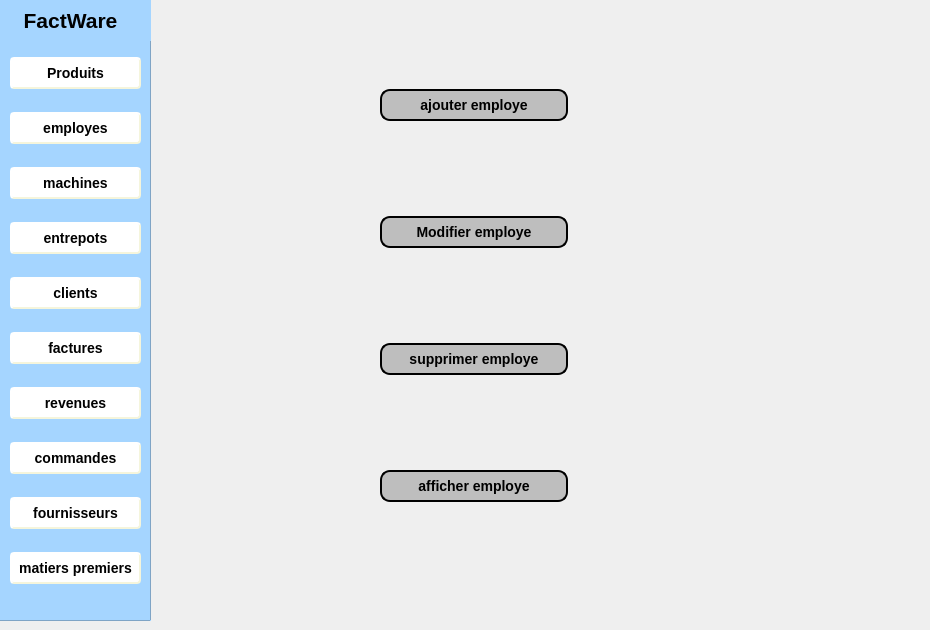
      <widget class="QWidget" name="page_10">
       <widget class="QLabel" name="label_122">
        <property name="geometry">
         <rect>
          <x>150</x>
          <y>0</y>
          <width>771</width>
          <height>621</height>
         </rect>
        </property>
        <property name="text">
         <string/>
        </property>
        <property name="pixmap">
         <pixmap>../../Desktop/employes.jpg</pixmap>
        </property>
        <property name="scaledContents">
         <bool>true</bool>
        </property>
       </widget>
       <widget class="QFrame" name="frame_6">
        <property name="geometry">
         <rect>
          <x>-10</x>
          <y>0</y>
          <width>161</width>
          <height>621</height>
         </rect>
        </property>
        <property name="styleSheet">
         <string notr="true">QFrame{
background-color:rgb(165, 213, 255);}</string>
        </property>
        <property name="frameShape">
         <enum>QFrame::StyledPanel</enum>
        </property>
        <property name="frameShadow">
         <enum>QFrame::Raised</enum>
        </property>
        <widget class="QLabel" name="label_123">
         <property name="geometry">
          <rect>
           <x>0</x>
           <y>0</y>
           <width>161</width>
           <height>41</height>
          </rect>
         </property>
         <property name="text">
          <string>&lt;html&gt;&lt;head/&gt;&lt;body&gt;&lt;p align=&quot;center&quot;&gt;&lt;span style=&quot; font-size:16pt; font-weight:600;&quot;&gt;FactWare&lt;/span&gt;&lt;/p&gt;&lt;/body&gt;&lt;/html&gt;</string>
         </property>
        </widget>
        <widget class="QWidget" name="layoutWidget_16">
         <property name="geometry">
          <rect>
           <x>20</x>
           <y>40</y>
           <width>131</width>
           <height>561</height>
          </rect>
         </property>
         <layout class="QVBoxLayout" name="verticalLayout_21">
          <item>
           <widget class="QPushButton" name="pushButton_87">
            <property name="styleSheet">
             <string notr="true">QPushButton {
    background-color: white;
    border-style: outset;
    border-width: 2px;
    border-radius: 4px;
    border-color: beige;
    font: bold 14px;
    min-width: 5em;
    padding: 6px;
}
QPushButton:pressed {
    background-color:gray;
    border-style: inset;
}</string>
            </property>
            <property name="text">
             <string>Produits</string>
            </property>
           </widget>
          </item>
          <item>
           <widget class="QPushButton" name="pushButton_88">
            <property name="styleSheet">
             <string notr="true">QPushButton {
    background-color: white;
    border-style: outset;
    border-width: 2px;
    border-radius: 4px;
    border-color: beige;
    font: bold 14px;
    min-width: 5em;
    padding: 6px;
}
QPushButton:pressed {
    background-color:gray;
    border-style: inset;
}</string>
            </property>
            <property name="text">
             <string>employes</string>
            </property>
            <property name="icon">
             <iconset>
              <normaloff>../../Desktop/images qt/fleche_droite.png</normaloff>../../Desktop/images qt/fleche_droite.png</iconset>
            </property>
           </widget>
          </item>
          <item>
           <widget class="QPushButton" name="pushButton_89">
            <property name="styleSheet">
             <string notr="true">QPushButton {
    background-color: white;
    border-style: outset;
    border-width: 2px;
    border-radius: 4px;
    border-color: beige;
    font: bold 14px;
    min-width: 5em;
    padding: 6px;
}
QPushButton:pressed {
    background-color:gray;
    border-style: inset;
}</string>
            </property>
            <property name="text">
             <string>machines</string>
            </property>
           </widget>
          </item>
          <item>
           <widget class="QPushButton" name="pushButton_90">
            <property name="styleSheet">
             <string notr="true">QPushButton {
    background-color: white;
    border-style: outset;
    border-width: 2px;
    border-radius: 4px;
    border-color: beige;
    font: bold 14px;
    min-width: 5em;
    padding: 6px;
}
QPushButton:pressed {
    background-color:gray;
    border-style: inset;
}</string>
            </property>
            <property name="text">
             <string>entrepots</string>
            </property>
           </widget>
          </item>
          <item>
           <widget class="QPushButton" name="client_5">
            <property name="styleSheet">
             <string notr="true">QPushButton {
    background-color: white;
    border-style: outset;
    border-width: 2px;
    border-radius: 4px;
    border-color: beige;
    font: bold 14px;
    min-width: 5em;
    padding: 6px;
}
QPushButton:pressed {
    background-color:gray;
    border-style: inset;
}</string>
            </property>
            <property name="text">
             <string>clients</string>
            </property>
           </widget>
          </item>
          <item>
           <widget class="QPushButton" name="pushButton_91">
            <property name="styleSheet">
             <string notr="true">QPushButton {
    background-color: white;
    border-style: outset;
    border-width: 2px;
    border-radius: 4px;
    border-color: beige;
    font: bold 14px;
    min-width: 5em;
    padding: 6px;
}
QPushButton:pressed {
    background-color:gray;
    border-style: inset;
}</string>
            </property>
            <property name="text">
             <string>factures</string>
            </property>
           </widget>
          </item>
          <item>
           <widget class="QPushButton" name="pushButton_92">
            <property name="styleSheet">
             <string notr="true">QPushButton {
    background-color: white;
    border-style: outset;
    border-width: 2px;
    border-radius: 4px;
    border-color: beige;
    font: bold 14px;
    min-width: 5em;
    padding: 6px;
}
QPushButton:pressed {
    background-color:gray;
    border-style: inset;
}</string>
            </property>
            <property name="text">
             <string>revenues</string>
            </property>
           </widget>
          </item>
          <item>
           <widget class="QPushButton" name="pushButton_93">
            <property name="styleSheet">
             <string notr="true">QPushButton {
    background-color: white;
    border-style: outset;
    border-width: 2px;
    border-radius: 4px;
    border-color: beige;
    font: bold 14px;
    min-width: 5em;
    padding: 6px;
}
QPushButton:pressed {
    background-color:gray;
    border-style: inset;
}</string>
            </property>
            <property name="text">
             <string>commandes</string>
            </property>
            <property name="checkable">
             <bool>false</bool>
            </property>
           </widget>
          </item>
          <item>
           <widget class="QPushButton" name="pushButton_94">
            <property name="styleSheet">
             <string notr="true">QPushButton {
    background-color: white;
    border-style: outset;
    border-width: 2px;
    border-radius: 4px;
    border-color: beige;
    font: bold 14px;
    min-width: 5em;
    padding: 6px;
}
QPushButton:pressed {
    background-color:gray;
    border-style: inset;
}</string>
            </property>
            <property name="text">
             <string>fournisseurs</string>
            </property>
           </widget>
          </item>
          <item>
           <widget class="QPushButton" name="pushButton_95">
            <property name="styleSheet">
             <string notr="true">QPushButton {
    background-color: white;
    border-style: outset;
    border-width: 2px;
    border-radius: 4px;
    border-color: beige;
    font: bold 14px;
    min-width: 5em;
    padding: 6px;
}
QPushButton:pressed {
    background-color:gray;
    border-style: inset;
}</string>
            </property>
            <property name="text">
             <string>matiers premiers</string>
            </property>
           </widget>
          </item>
         </layout>
        </widget>
       </widget>
       <widget class="QWidget" name="layoutWidget_17">
        <property name="geometry">
         <rect>
          <x>380</x>
          <y>0</y>
          <width>188</width>
          <height>591</height>
         </rect>
        </property>
        <layout class="QVBoxLayout" name="verticalLayout_22">
         <item>
          <widget class="QPushButton" name="ajouter_3">
           <property name="cursor">
            <cursorShape>PointingHandCursor</cursorShape>
           </property>
           <property name="styleSheet">
            <string notr="true">QPushButton {
	font: 75 10pt &quot;MS Shell Dlg 2&quot;;
 background-color: rgb(190, 190, 190);
    border-style: outset;
    border-width: 2px;
    border-radius: 10px;
    border-color: black;
    font: bold 14px;
    min-width: 10em;
    padding: 6px;
}
QPushButton:pressed {
    background-color:(255, 255, 255, 10);
    border-style: inset;
  border-color: beige;
}</string>
           </property>
           <property name="text">
            <string>ajouter employe</string>
           </property>
           <property name="icon">
            <iconset>
             <normaloff>../../Desktop/images qt/icon1.png</normaloff>../../Desktop/images qt/icon1.png</iconset>
           </property>
          </widget>
         </item>
         <item>
          <widget class="QPushButton" name="modifier_3">
           <property name="cursor">
            <cursorShape>PointingHandCursor</cursorShape>
           </property>
           <property name="styleSheet">
            <string notr="true">QPushButton {
	font: 75 10pt &quot;MS Shell Dlg 2&quot;;
    background-color: rgb(190, 190, 190);
    border-style: outset;
    border-width: 2px;
    border-radius: 10px;
    border-color: black;
    font: bold 14px;
    min-width: 10em;
    padding: 6px;
}
QPushButton:pressed {
    background-color:(255, 255, 255, 10);
    border-style: inset;
  border-color: beige;
}</string>
           </property>
           <property name="text">
            <string>Modifier employe</string>
           </property>
           <property name="icon">
            <iconset>
             <normaloff>../../Desktop/images qt/icon2.png</normaloff>../../Desktop/images qt/icon2.png</iconset>
           </property>
          </widget>
         </item>
         <item>
          <widget class="QPushButton" name="supprimer_3">
           <property name="cursor">
            <cursorShape>PointingHandCursor</cursorShape>
           </property>
           <property name="styleSheet">
            <string notr="true">QPushButton {
	font: 75 10pt &quot;MS Shell Dlg 2&quot;;
    background-color: rgb(190, 190, 190);
    border-style: outset;
    border-width: 2px;
    border-radius: 10px;
    border-color: black;
    font: bold 14px;
    min-width: 10em;
    padding: 6px;
}
QPushButton:pressed {
    background-color:(255, 255, 255, 10);
    border-style: inset;
  border-color: beige;
}</string>
           </property>
           <property name="text">
            <string>supprimer employe</string>
           </property>
           <property name="icon">
            <iconset>
             <normaloff>../../Desktop/images qt/icon3.png</normaloff>../../Desktop/images qt/icon3.png</iconset>
           </property>
          </widget>
         </item>
         <item>
          <widget class="QPushButton" name="afficher_3">
           <property name="cursor">
            <cursorShape>PointingHandCursor</cursorShape>
           </property>
           <property name="styleSheet">
            <string notr="true">QPushButton {
	font: 75 10pt &quot;MS Shell Dlg 2&quot;;
    background-color: rgb(190, 190, 190);
    border-style: outset;
    border-width: 2px;
    border-radius: 10px;
    border-color: black;
    font: bold 14px;
    min-width: 10em;
    padding: 6px;
}
QPushButton:pressed {
    background-color:(255, 255, 255, 10);
    border-style: inset;
  border-color: beige;
}</string>
           </property>
           <property name="text">
            <string>afficher employe</string>
           </property>
           <property name="icon">
            <iconset>
             <normaloff>../../Desktop/images qt/icon4.png</normaloff>../../Desktop/images qt/icon4.png</iconset>
           </property>
          </widget>
         </item>
        </layout>
       </widget>
      </widget>
